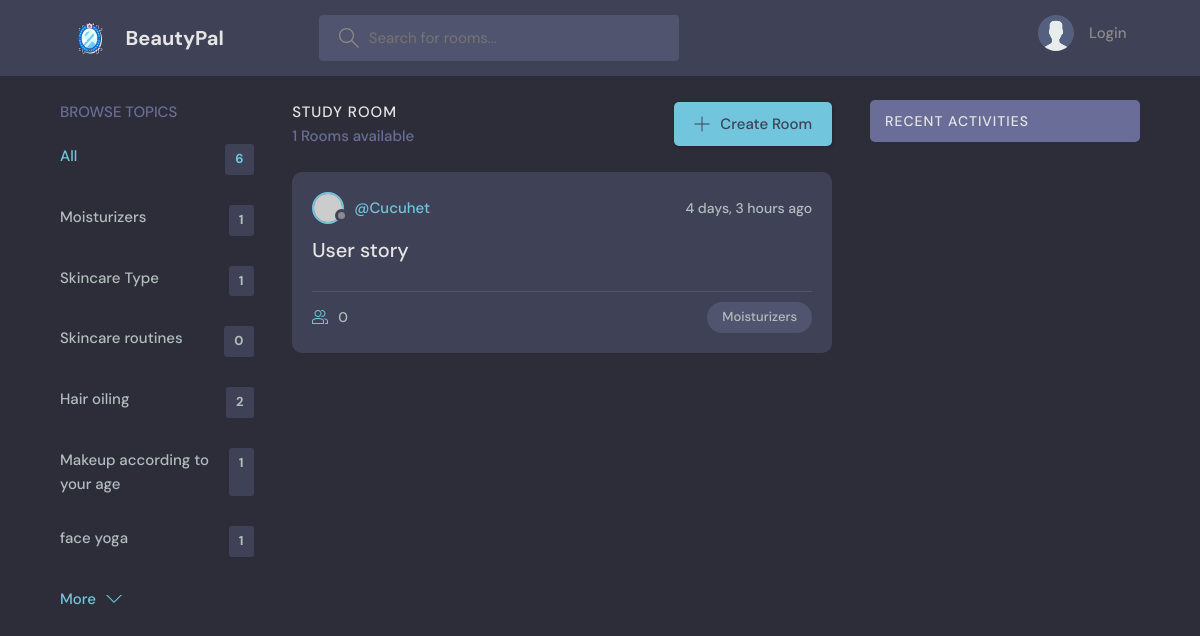
The page /?q=Moisturizers on the database as committed earlier.
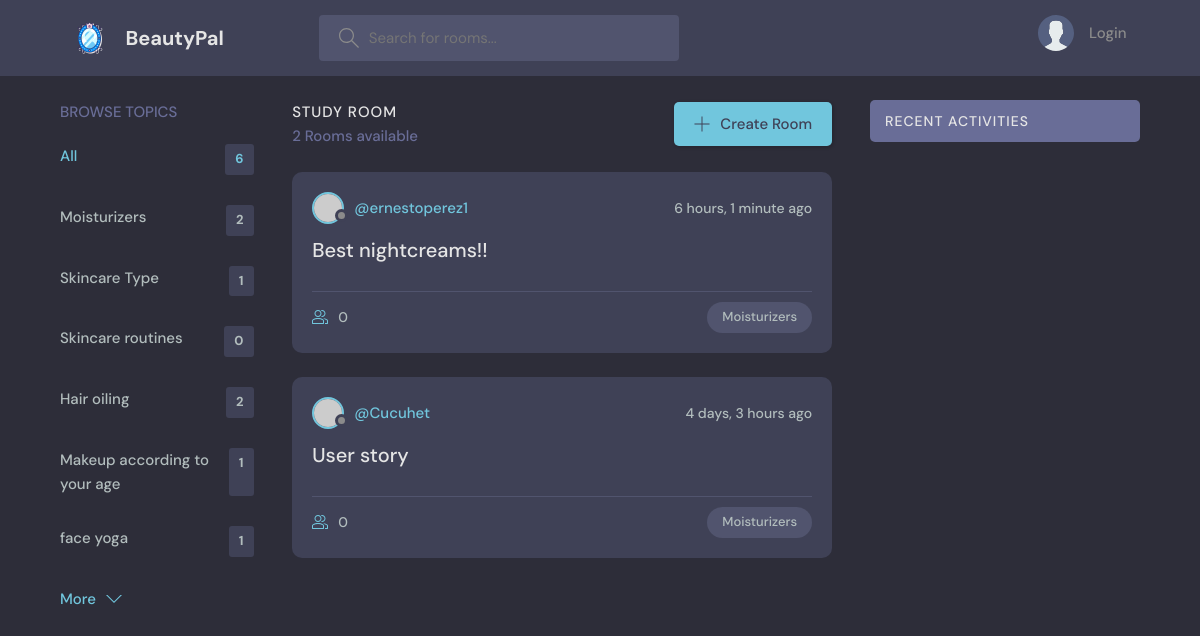
The same page on the database as committed later.
### beautypal/models.py (models this page shows, shortened)
class Topic(models.Model):
    name = models.CharField(max_length=200)

class Room(models.Model):
    host = models.ForeignKey(User, on_delete= models.SET_NULL, null = True)
    topic = models.ForeignKey(Topic, on_delete= models.SET_NULL, null = True)
    name = models.CharField(max_length=200)
    description = models.TextField(null=True, blank=True)
    participants = models.ManyToManyField(User, related_name='participants', blank = True)
    updated = models.DateTimeField(auto_now=True)
    created = models.DateTimeField(auto_now_add=True)
    class Meta:
        ordering = [ '-updated', '-created']

### beautypal/views.py (the view)
# urls.py: path('', views.home, name="home"),
def home(request):
    q = request.GET.get('q') if request.GET.get('q') !=None else ''
    rooms = Room.objects.filter(
       Q(topic__name__icontains=q) |
       Q(name__icontains=q) |
       Q(description__icontains=q))
    topics = Topic.objects.all()[0:6]
    room_count = rooms.count()
    room_messages = Message.objects.filter(Q(room__topic__name__icontains=q))
    context = {'rooms': rooms, 'topics': topics,
               'room_count' : room_count,'room_messages' : room_messages}
    return render(request, 'beautypal/home.html', context)

### beautypal/templates/beautypal/home.html (shortened to what this page needs)
{% extends 'main.html' %}
{% block content %}
<main class="layout layout--3">
  <div class="container">
    {% include 'beautypal/topics_component.html' %}
    <div class="roomList">
      <div class="roomList__header">
        <div>
          <h2>Study Room</h2>
          <p>{{room_count}} Rooms available</p>
        </div>
        <a class="btn btn--main" href="{% url 'create-room' %}">
          <svg version="1.1" xmlns="http://www.w3.org/2000/svg" width="32" height="32" viewBox="0 0 32 32">
            <title>add</title>
            <path
              d="M16.943 0.943h-1.885v14.115h-14.115v1.885h14.115v14.115h1.885v-14.115h14.115v-1.885h-14.115v-14.115z">
            </path>
          </svg>
          Create Room
        </a>
      </div>
      {% include 'beautypal/feed_component.html' %}
    </div>
    {% include 'beautypal/activity_component.html' %}
  </div>
</main>
{% endblock %}

### beautypal/templates/beautypal/topics_component.html
<div class="topics">
    <div class="topics__header">
        <h2>Browse Topics</h2>
    </div>
    <ul class="topics__list">
        <li>
            <a href="{% url 'home' %}" class="active">All <span>{{topics.count}}</span></a>
        </li>
        {% for topic in topics %}
        <li>
            <a href="{% url 'home' %}?q={{topic.name}}">{{topic.name}}<span>{{topic.room_set.all.count}}</span></a>
        </li>
        {% endfor %}
    </ul>
    <a class="btn btn--link" href="{% url 'topics' %}">
        More
        <svg version="1.1" xmlns="http://www.w3.org/2000/svg" width="32" height="32" viewBox="0 0 32 32">
            <title>chevron-down</title>
            <path d="M16 21l-13-13h-3l16 16 16-16h-3l-13 13z"></path>
        </svg>
    </a>
</div>

### beautypal/templates/beautypal/feed_component.html (shortened to what this page needs)
{% for room in rooms %}
<div class="roomListRoom">
    <div class="roomListRoom__header">
        <a href="{% url 'user-profile' room.host.id %}" class="roomListRoom__author">
            <div class="avatar avatar--small">
                <img src="https://randomuser.me/api/portraits/women/11.jpg" />
            </div>
            <span>@{{room.host.username}}</span>
        </a>
        <div class="roomListRoom__actions">
            <span>{{room.created|timesince}} ago</span>
        </div>
    </div>
    <div class="roomListRoom__content">
        <a href="{% url 'room' room.id %}">{{room.name}}</a>
    </div>
    <div class="roomListRoom__meta">
        <a href="{% url 'room' room.id %}"class="roomListRoom__joined">
            {{room.participants.all.count}}
        </a>
        <p class="roomListRoom__topic">{{room.topic.name}}</p>
    </div>
</div>
{% endfor %}

Rows that differ between the two databases and show on the page:
computed for Topic "Moisturizers": room_set.all.count "1" → "2"
added Room: host.username "ernestoperez1", created "6 hours, 1 minute", name "Best nightcreams!!", participants.all.count "0", topic.name "Moisturizers"
Other text that changed with them:
{{ room_count }}: "1" → "2"
